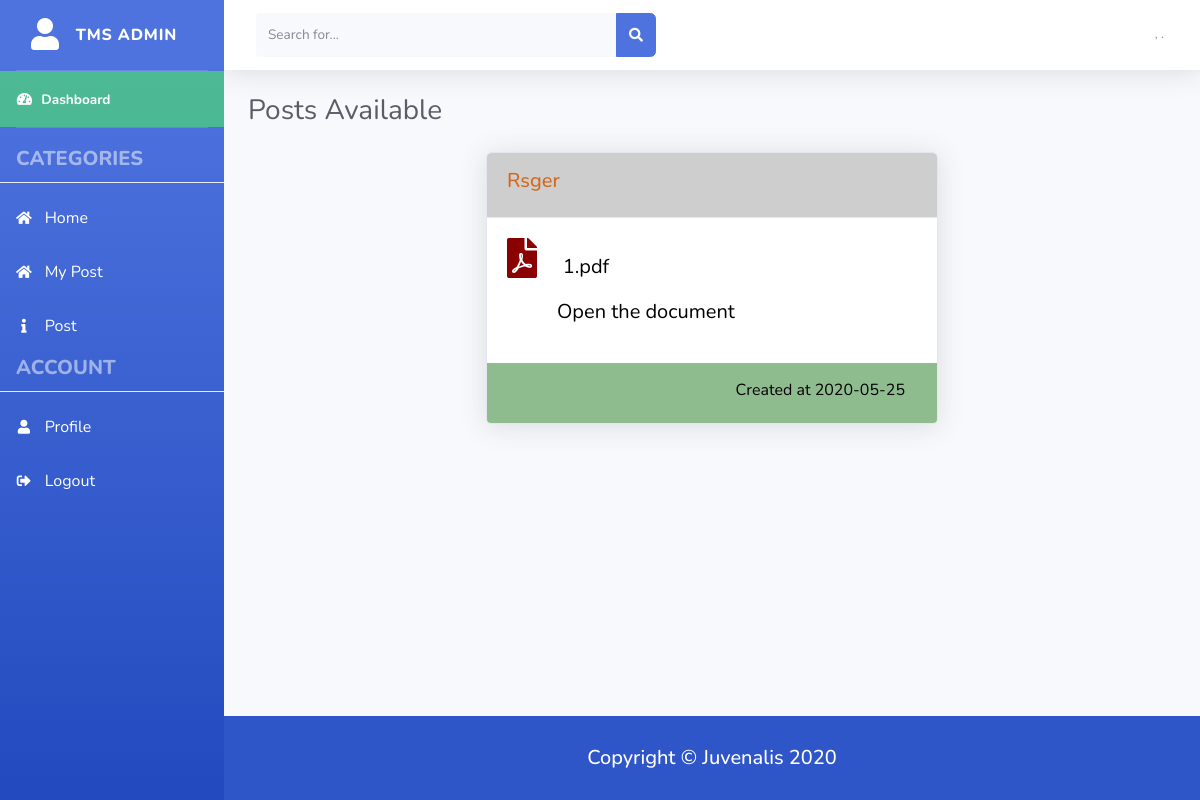
/public/admin/viewTransfer.php?id=61, run on the app's committed database.
### tables this page shows
CREATE TABLE `user_transfers` (
  `transfer_id` int(11) NOT NULL,
  `user_id` int(11) NOT NULL,
  `transfer_title` varchar(255) NOT NULL,
  `file` varchar(255) NOT NULL,
  `place_to_go` varchar(255) NOT NULL,
  `viewed` enum('NO','YES') NOT NULL DEFAULT 'NO',
  `created_at` timestamp NOT NULL DEFAULT current_timestamp()
);

### public/admin/viewTransfer.php (the view, shortened to what this page needs)
<?php
require_once('../../config/config.php');
$transfer_id = $_GET['id'];
$result = $conn->prepare("SELECT * FROM user_transfers WHERE transfer_id = $transfer_id AND viewed = 'NO' ");
$result->execute();
$row = $result->fetch();
$filenamelong = explode('5', $row['file']);
$filenameshort = $filenamelong[0];
$fileext = explode('.', $row['file']);
$fileextension = $fileext[2];
$datelong = explode(' ', $row['created_at']);
$date = $datelong[0];
?>
<!DOCTYPE html>
<html lang="en">
<head>
  <link rel="stylesheet" href="https://use.fontawesome.com/releases/v5.13.0/css/all.css">
  <link href="../../resources/styles/css/sb-admin-2.min.css" rel="stylesheet">
  <link rel="stylesheet" href="../../resources/styles/mystyleHome.css">
</head>
<body id="page-top">
  <div id="wrapper">
  <?php require_once('../../resources/assets/sidebar.php'); ?>
    <div id="content-wrapper" class="d-flex flex-column">
      <div id="content">
        <?php require_once('../../resources/assets/topbar.php') ?>
        <div class="container-fluid">
          <div class="d-sm-flex align-items-center justify-content-between mb-4">
            <h1 class="h3 mb-0 text-gray-800">Posts Available</h1>
          </div>
          <div class="row">
            <div class="col-lg-3"></div>
            <div class="col-lg-6">
              <div class="card shadow mb-4">
                <div class="card-header py-3">
                  <h6 class="titleHeadDetailed"><?php echo $row['transfer_title'] ?></h6>
                </div>
                <div class="card-body cardTextDetailed">
                  <i class="fas fa-file-pdf pdfIcon"></i>
                  <span><?php echo $filenameshort . '.' . $fileextension; ?></span>
                  <p class="pdfP">
                    <a href="../includes/download.php?file=<?php echo urlencode($row['file']); ?>" class="pdfLink">Open the document</a>
                  </p>
                </div>
                <div class="row dateInfoWorker">
                  <div class="col">
                    <p class="someInfo">Created at <?php echo $date; ?></p>
                  </div>
                </div>
              </div>
            </div>
            <div class="col-lg-3"></div>
          </div>
        </div>
      </div>
      <?php require_once('../../resources/assets/footer.php'); ?>
    </div>
  </div>
</body>
</html>

### resources/styles/mystyleHome.css (style rules this page uses)
.cardTextDetailed { color: #000; font-size: 20px; }
.titleHeadDetailed { color: chocolate; font-size: 20px; font-weight: 500; }
.card-header { background-color: rgb(206, 206, 206); }
.dateInfoWorker { background-color: darkseagreen; border-bottom-left-radius: 4px; border-bottom-right-radius: 4px; margin: 0; }
.someInfo { color: #000; font-size: medium; text-align: right; padding: 15px 20px 5px 15px; }
.pdfP { margin-top: 15px; margin-left: 50px; }
.pdfIcon { color: darkred; font-size: 40px; padding-right: 5%; }
.pdfLink { color: #000; }

### data on the page
user_transfers: transfer_title "Rsger", file "1", file "pdf", created_at "2020-05-25"
